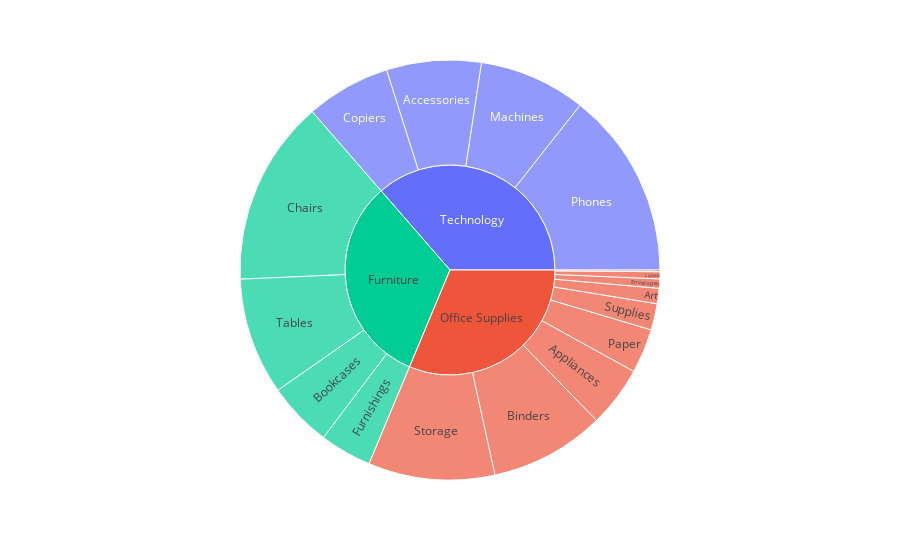

Notebook cell for this chart:
### Code cell
sns_plot2 = pl.sunburst(df, path = ["Categoria", "Sub-Categoria"],values = "Valor do Pedido", color = "Categoria")
sns_plot2.show()
py.plot(sns_plot2, filename = 'Divisão de categorias e sub-categorias por valor de vendas', auto_open=True)

### Figure 1 — Plotly figure (JSON) as saved in the notebook; plotly's stock layout.template omitted (floating-point values rounded to 4 significant figures)
{"data": [{"branchvalues": "total", "customdata": [["Technology"], ["Office Supplies"], ["Office Supplies"], ["Furniture"], ["Office Supplies"], ["Furniture"], ["Furniture"], ["Office Supplies"], ["Office Supplies"], ["Technology"], ["Office Supplies"], ["Furniture"], ["Office Supplies"], ["Office Supplies"], ["Technology"], ["Furniture"], ["Office Supplies"], ["Office Supplies"], ["Technology"], ["Technology"]], "domain": {"x": [0, 1], "y": [0, 1]}, "hovertemplate": "labels=%{label}<br>Valor do Pedido=%{value}<br>parent=%{parent}<br>id=%{id}<br>Categoria=%{customdata[0]}<extra></extra>", "ids": ["Technology/Accessories", "Office Supplies/Appliances", "Office Supplies/Binders", "Furniture/Chairs", "Office Supplies/Labels", "Furniture", "Furniture/Tables", "Office Supplies/Supplies", "Office Supplies/Storage", "Technology/Phones", "Office Supplies/Paper", "Furniture/Furnishings", "Office Supplies", "Office Supplies/Fasteners", "Technology/Copiers", "Furniture/Bookcases", "Office Supplies/Art", "Office Supplies/Envelopes", "Technology/Machines", "Technology"], "labels": ["Accessories", "Appliances", "Binders", "Chairs", "Labels", "Furniture", "Tables", "Supplies", "Storage", "Phones", "Paper", "Furnishings", "Office Supplies", "Fasteners", "Copiers", "Bookcases", "Art", "Envelopes", "Machines", "Technology"], "marker": {"colors": ["#636efa", "#EF553B", "#EF553B", "#00cc96", "#EF553B", "#00cc96", "#00cc96", "#EF553B", "#EF553B", "#636efa", "#EF553B", "#00cc96", "#EF553B", "#EF553B", "#636efa", "#00cc96", "#EF553B", "#EF553B", "#636efa", "#636efa"]}, "name": "", "parents": ["Technology", "Office Supplies", "Office Supplies", "Furniture", "Office Supplies", "", "Furniture", "Office Supplies", "Office Supplies", "Technology", "Office Supplies", "Furniture", "", "Office Supplies", "Technology", "Furniture", "Office Supplies", "Office Supplies", "Technology", ""], "type": "sunburst", "values": [167400.0, 107500.0, 203400.0, 328400.0, 12490.0, 742000.0, 207000.0, 46670.0, 223800.0, 330000.0, 78480.0, 91710.0, 719000.0, 3024.0, 149500.0, 114900.0, 27120.0, 16480.0, 189200.0, 836200.0]}], "layout": {"legend": {"tracegroupgap": 0}, "margin": {"t": 60}}}
